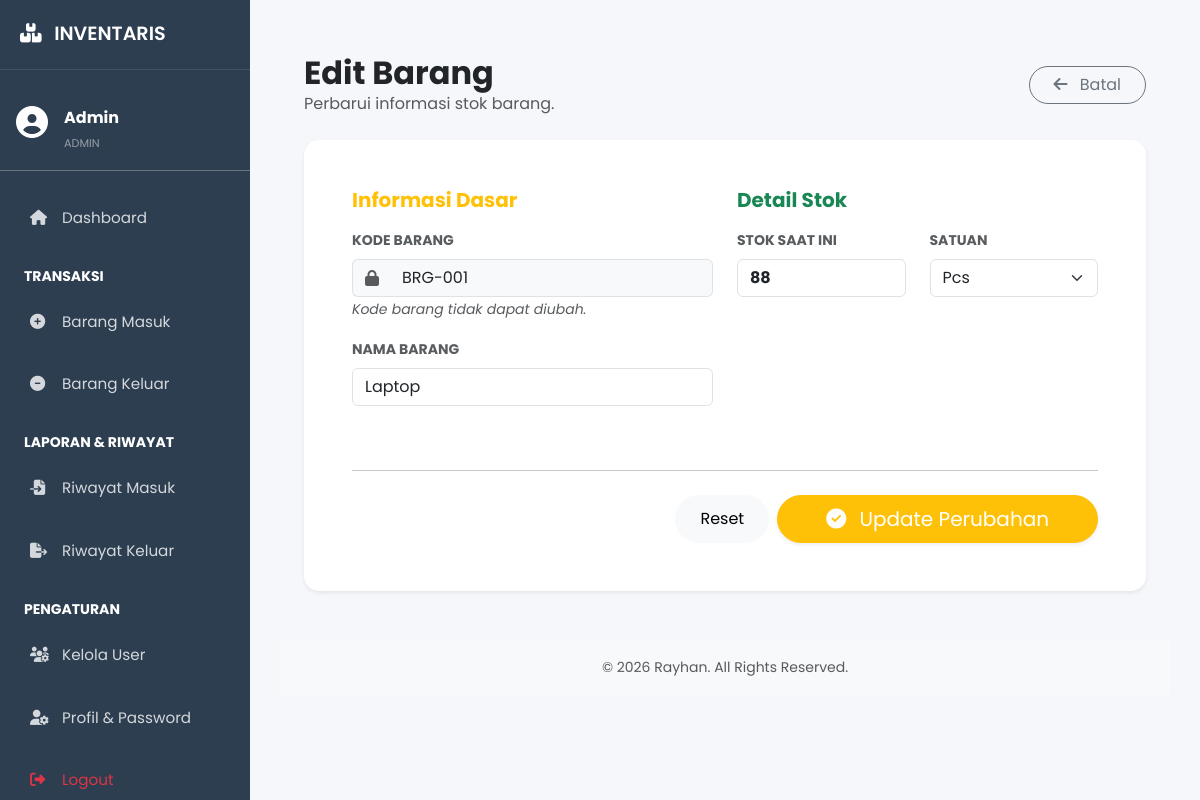
/edit.php?id=15 (signed in), run on the app's committed database.
### tables this page shows
CREATE TABLE `barang` (
  `id` int(11) NOT NULL,
  `kode_barang` varchar(20) DEFAULT NULL,
  `nama_barang` varchar(100) DEFAULT NULL,
  `stok` int(11) DEFAULT 0,
  `satuan` varchar(20) DEFAULT NULL,
  `created_at` timestamp NOT NULL DEFAULT current_timestamp()
);

### edit.php (the view, shortened to what this page needs)
<?php
include 'layout/header.php';
include 'layout/sidebar.php';
include 'config/database.php';
$id = $_GET['id'];
$query = mysqli_query($conn, "SELECT * FROM barang WHERE id = '$id'");
$data  = mysqli_fetch_array($query);
?>
<div class="container-fluid px-4">
    <div class="d-flex justify-content-between align-items-center mt-4 mb-4">
        <div>
            <h2 class="fw-bold mb-0 text-dark">Edit Barang</h2>
            <p class="text-muted mb-0">Perbarui informasi stok barang.</p>
        </div>
        <a href="index.php" class="btn btn-outline-secondary rounded-pill px-4">
            <i class="fas fa-arrow-left me-2"></i> Batal
        </a>
    </div>
    <div class="card border-0 shadow-sm mb-5">
        <div class="card-body p-5">
            <form action="proses_edit.php" method="POST">
                <div class="row">
                    <div class="col-md-6 mb-4">
                        <h5 class="fw-bold text-warning mb-3">Informasi Dasar</h5>
                        <div class="mb-3">
                            <label class="form-label text-muted small fw-bold text-uppercase">Kode Barang</label>
                            <div class="input-group">
                                <span class="input-group-text bg-light border-end-0"><i class="fas fa-lock text-muted"></i></span>
                                <input type="text" class="form-control border-start-0 bg-light" value="<?= $data['kode_barang']; ?>" readonly>
                            </div>
                            <small class="text-muted fst-italic">Kode barang tidak dapat diubah.</small>
                        </div>
                        <div class="mb-3">
                            <label class="form-label text-muted small fw-bold text-uppercase">Nama Barang</label>
                            <input type="text" name="nama_barang" class="form-control" value="<?= $data['nama_barang']; ?>" required>
                        </div>
                    </div>
                    <div class="col-md-6 mb-4">
                        <h5 class="fw-bold text-success mb-3">Detail Stok</h5>
                        <div class="row">
                            <div class="col-md-6 mb-3">
                                <label class="form-label text-muted small fw-bold text-uppercase">Stok Saat Ini</label>
                                <input type="number" name="stok" class="form-control fw-bold" value="<?= $data['stok']; ?>">
                            </div>
                            <div class="col-md-6 mb-3">
                                <label class="form-label text-muted small fw-bold text-uppercase">Satuan</label>
                                <select name="satuan" class="form-select">
                                    <option value="Pcs" <?= ($data['satuan'] == 'Pcs') ? 'selected' : ''; ?>>Pcs</option>
                                </select>
                            </div>
                        </div>
                    </div>
                </div>
                <hr class="my-4">
                <div class="d-flex justify-content-end gap-2">
                    <button type="reset" class="btn btn-light rounded-pill px-4">Reset</button>
                    <button type="submit" class="btn btn-warning text-white btn-lg rounded-pill px-5 shadow-sm">
                        <i class="fas fa-check-circle me-2"></i> Update Perubahan
                    </button>
                </div>
            </form>
        </div>
    </div>
</div>
<?php include 'layout/footer.php'; ?>

### assets/css/style.css (style rules this page uses)
body { font-family: "Poppins", sans-serif; background-color: #f5f7fa; overflow-x: hidden; }
.card { border: none; border-radius: 15px; box-shadow: 0 5px 15px rgba(0, 0, 0, 0.05); transition: transform 0.3s; }

### data on the page
barang: kode_barang "BRG-001", nama_barang "Laptop", stok "88", satuan "Pcs"

### other printed values
$_SESSION['nama'] "Admin"
$_SESSION['role'] "ADMIN"
